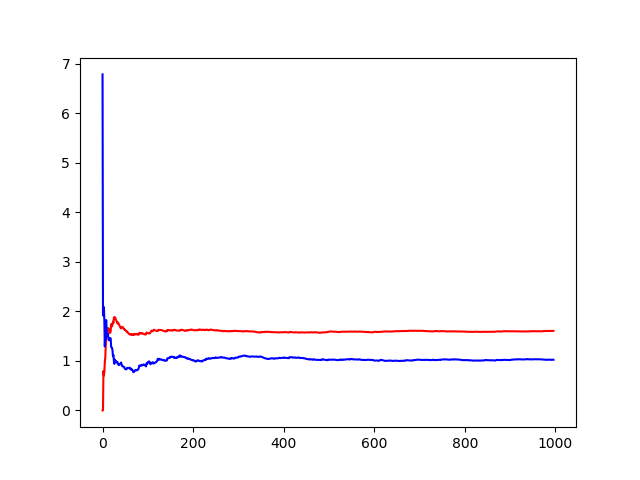

The Python source for this figure:
from sklearn.metrics import mean_squared_error as mse
from sklearn.linear_model import LinearRegression
from sklearn.model_selection import train_test_split
from sklearn.preprocessing import PolynomialFeatures
import numpy as np

import matplotlib.pyplot as plt
import matplotlib as mpl
mpl.use("Agg")

x = 3*np.random.rand(1000, 1) + 1
y = x**2 + x + 2 +5*np.random.rand(1000,1) 

# Generate a new feature matrix consisting of all polynomial combinations
# of the features with degree less than or equal to the specified degree.
# For example, if an input sample is two dimensional and of the form [a, b],
# the degree-2 polynomial features are [1, a, b, a^2, ab, b^2].
poly_feat = PolynomialFeatures(2,False)
poly_x = poly_feat.fit_transform(x)

linear_model = LinearRegression()

linear_model.fit(poly_x, y)

def plotting_learning_curves(model, x, y):
    x_train, x_eval, y_train, y_eval = train_test_split(x,y, test_size=2)
    len_train = len(x_train)

    train_errors=[]
    eval_errors=[]
    
    for i in range(1,len_train):
        model.fit(x_train[:i], y_train[:i])
        pred_train = model.predict(x_train[:i])
        pred_eval = model.predict(x_eval)

        error_train =  mse(y_train[:i], pred_train)
        error_eval = mse(y_eval, pred_eval)
        
        train_errors.append(error_train)
        eval_errors.append(error_eval)
    
    plt.plot(np.sqrt(train_errors), 'r', label="train")
    plt.plot(np.sqrt(eval_errors), 'b', label="evaluation")
    
    plt.savefig("Intro to ML/Polynomial Features.png")

plotting_learning_curves(linear_model,x,y)